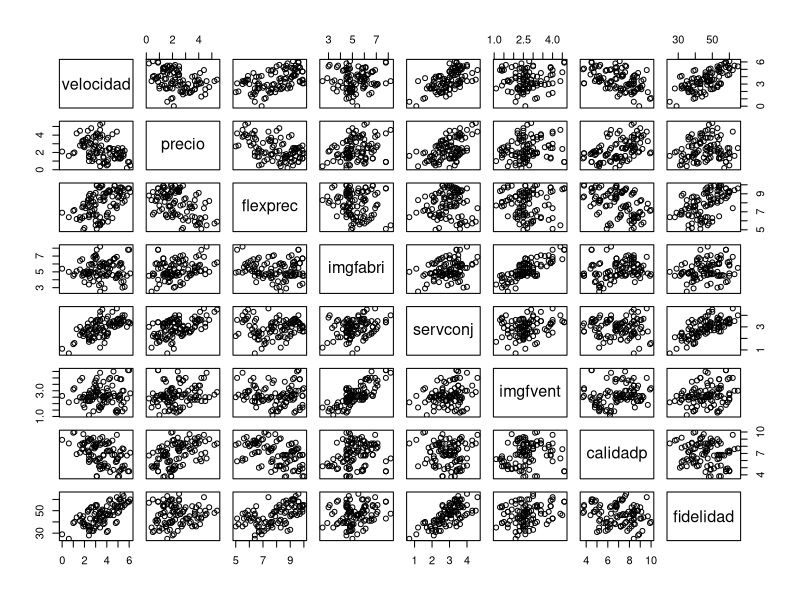
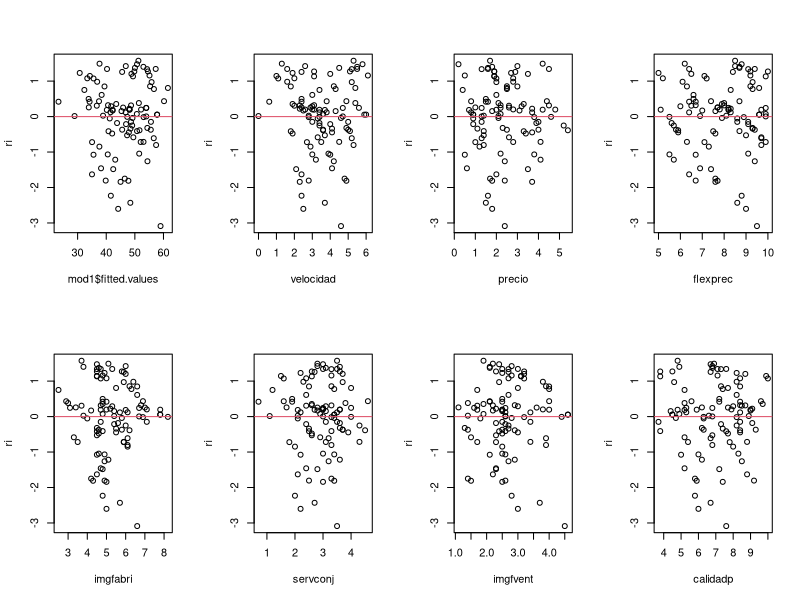
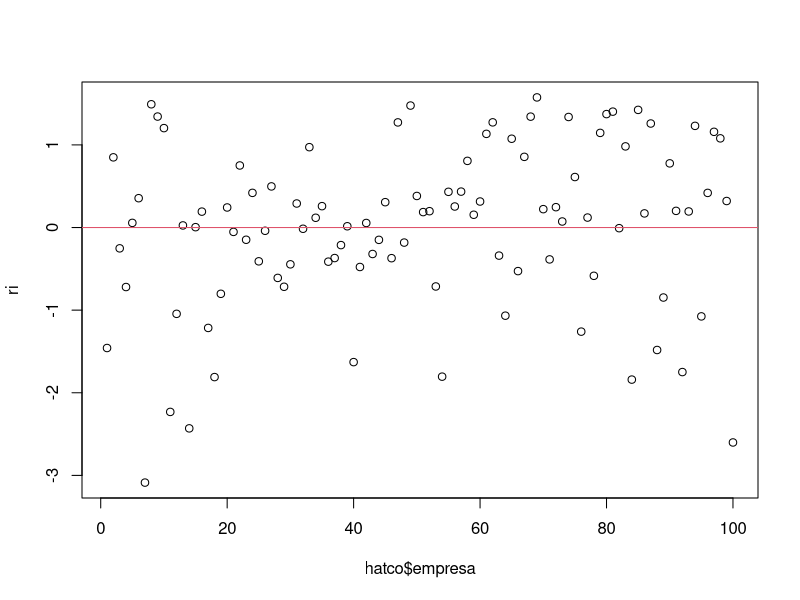
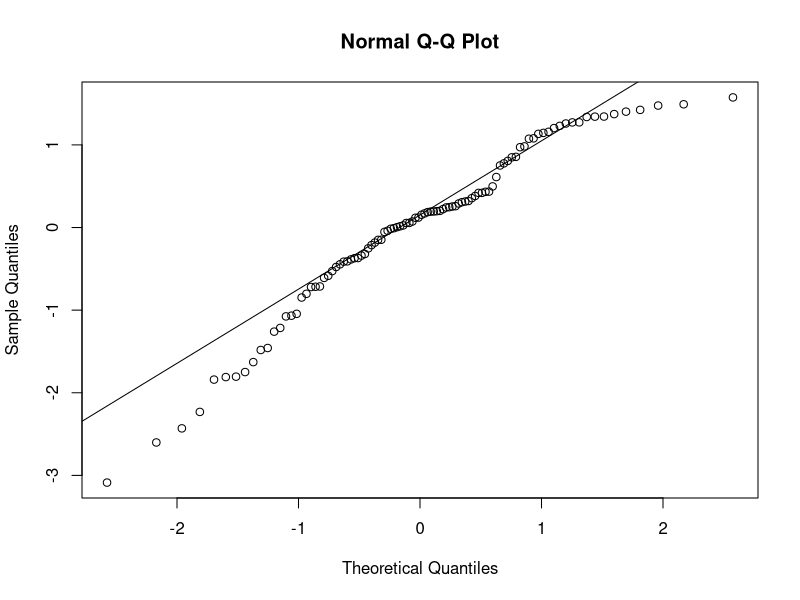
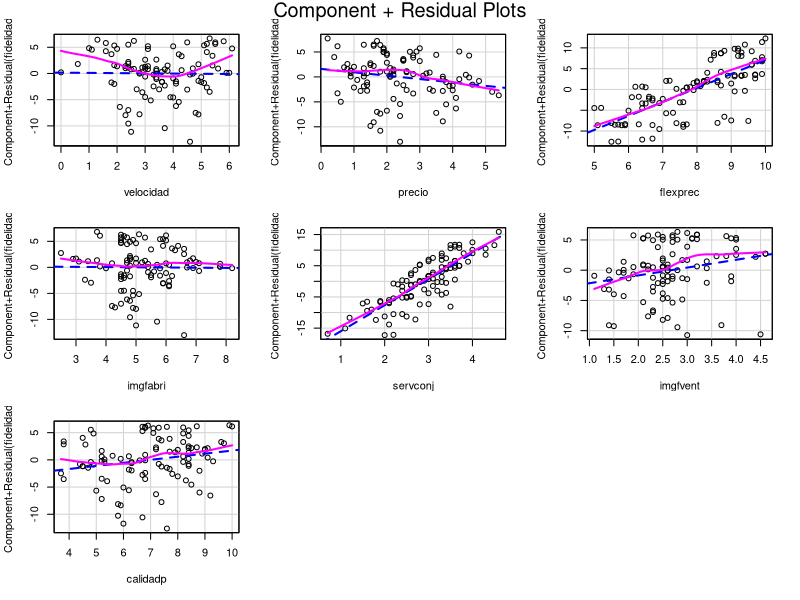
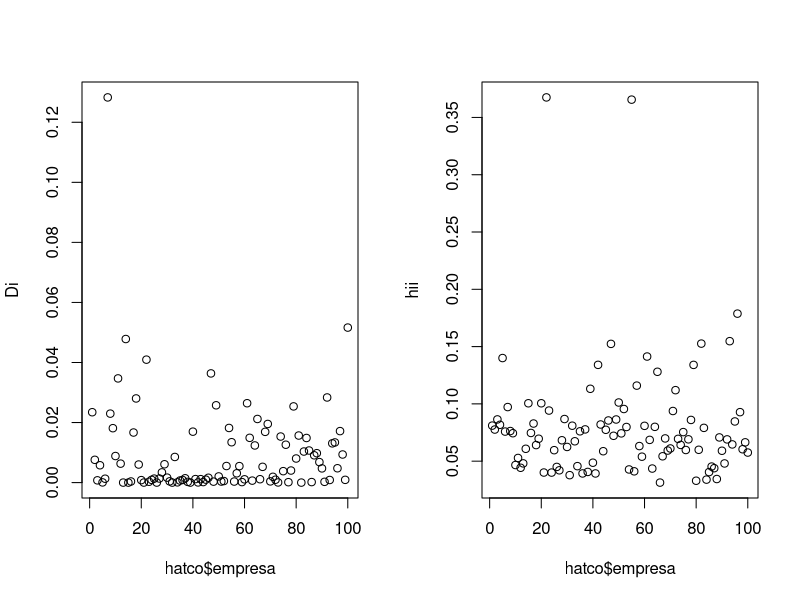
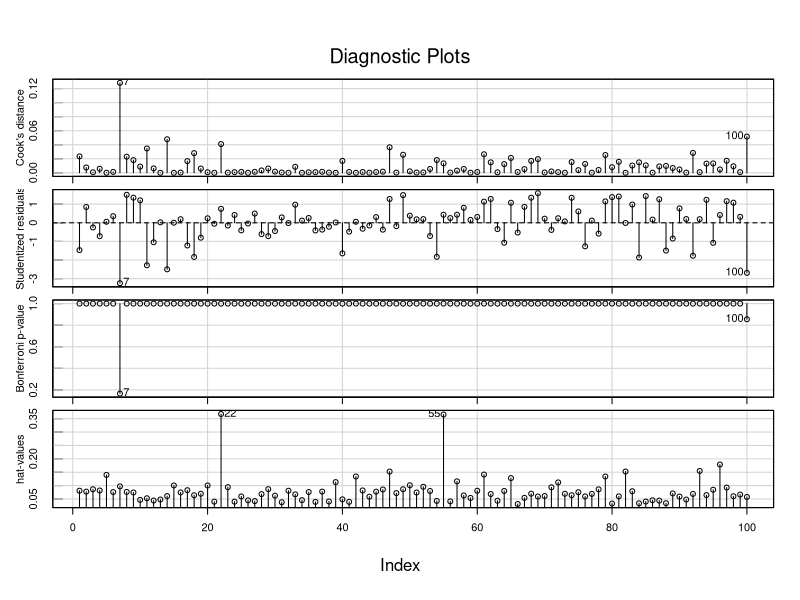

Reproduce these figures in R, in order.
#Autor: XuSheng Zheng

hatco<-read.csv('hatco2.csv', header = TRUE, as.is=NA)
plot(hatco[,c(6:13)])

mod1<-lm(fidelidad~velocidad+precio+flexprec+imgfabri+servconj+imgfvent+calidadp,hatco)
mod1

summary(mod1)
anova(mod1)

#x2
#p-valor=0.7461, no hay evidencias para rechazar H0, por lo tanto el precio parece no influir

#x3
#p-valor=1.56*10^(-12), se rechaza H0, la flexibilidad sí influye en la fidelidad

#x4
#p-valor=0.02585, se rechaza H0, la imagen del fabricante sí influye

#x5
#p-valor=0.05913, no se rechaza H0 aunque está cerca de ser rechazada, podemos ver que el servicio puede influir en la fidelidad

#x6
#p-valor=0.13311, no se rechaza H0, la imagen de fuerza de ventas parece no influir

#x7
#p-valor=0.11667, no se rechaza H0, la calidad parece no influir

#Beta_0
#p-valor=0.044, se rechaza para 5% de nivel de significación por lo que no podemos prescindir de este término. Para 1% no se rechaza H0 pero
#no nos lleva directamente a prescindir del término en el modelo

#Homocedasticidad
ri<-rstandard(mod1)
par(mfrow=c(2,4))
plot(mod1$fitted.values, ri )
abline(h=0,col=2)

for (i in 6:12){
  plot(hatco[,i], ri, xlab=names(hatco)[i])
  abline(h=0,col=2)
}

#Incorrelación
par(mfrow=c(1,1))
plot(hatco$empresa, ri)
abline(h=0,col=2)
install.packages('lmtest')
library(lmtest)
dwtest(mod1)
#El p-valor es grande, así que no podemos rechazar H0, los errores son incorrelados

#Normalidad
ks.test(ri,pnorm)
#No se rechaza H0, los errores son normales
qqnorm(ri)
qqline(ri)
#Los puntos están aproximadamente alineados


#Linealidad
install.packages('car')
library(car)
crPlots(mod1)


#Identificación de datos anómalos e influyentes
which(abs(ri)>2.5)

Di<-cooks.distance(mod1)
hii<-hatvalues(mod1)
par(mfrow=c(1,2))
plot(hatco$empresa, Di)
plot(hatco$empresa, hii)

influenceIndexPlot(mod1)
#Datos influyentes -> 7 y 100, son también anómalos
#Datos aislados -> 22 y 55


#Eliminación de observaciones anómalas e influyentes
hatco<-hatco[-c(7,100),]
mod2<-lm(fidelidad~velocidad+precio+flexprec+imgfabri+servconj+imgfvent+calidadp,hatco)
summary(mod2)
summary(mod1)
#Ha mejorado considerablemente el ajuste


#Estudio de la multicolinealidad
R<-cor(hatco[,6:12])
ai<-eigen(R)$values # autovalores de R
sqrt(max(ai)/min(ai)) # el índice IC
vif(mod2)
#Existe un problema de multicolinealidad, hay VIF mayores de 10


#Selección de variables explicativas
step(mod2)
step(mod2, direction = 'both')
